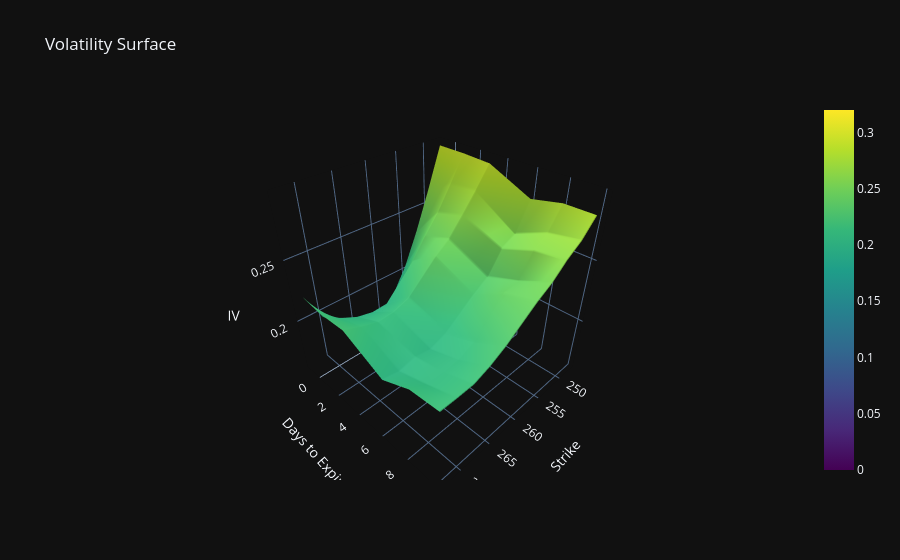

This figure's notebook cell:
### Code cell
def surface_vol_builder(surface_df):
     
    surface_df["days"] = (pd.to_datetime(surface_df["expiry"]) - pd.Timestamp.today()).dt.days

    pivot = surface_df.pivot_table(index="days", columns="strike", values="iv")

    fig = go.Figure(data=[go.Surface(
        x=pivot.columns.values,  # strikes
        y=pivot.index.values,    # days
        z=pivot.values,          # IV matrix
        colorscale="Viridis"
    )])

    fig.update_layout(
        title="Volatility Surface",
        scene=dict(
            xaxis_title="Strike",
            yaxis_title="Days to Expiry",
            zaxis_title="IV"
        ),
        template="plotly_dark"
    )

    fig.show()

### Figure 1 — Plotly figure (JSON) as saved in the notebook; plotly's stock layout.template omitted (floating-point values rounded to 4 significant figures)
{"data": [{"colorscale": [[0, "#440154"], [0.1111, "#482878"], [0.2222, "#3e4989"], [0.3333, "#31688e"], [0.4444, "#26828e"], [0.5556, "#1f9e89"], [0.6667, "#35b779"], [0.7778, "#6ece58"], [0.8889, "#b5de2b"], [1, "#fde725"]], "type": "surface", "x": [247.5, 250.0, 252.5, 255.0, 257.5, 262.5, 265.0, 267.5, 270.0, 272.5], "y": [-1, 1, 3, 6, 8, 10, 13, 17, 24, 31], "z": [[0.2935, 0.2609, 0.2306, 0.2043, 0.1844, 0.1604, 0.1665, 0.1812, 0.1966, 0.2232], [0.2932, 0.2741, 0.2558, 0.2412, 0.2251, 0.2002, 0.1996, 0.2027, 0.2092, 0.2198], [0.292, 0.2763, 0.262, 0.2483, 0.2399, 0.2178, 0.2134, 0.2123, 0.216, 0.2208], [0.2771, 0.2559, 0.2504, 0.2337, 0.2254, 0.2079, 0.2033, 0.2054, 0.2024, 0.2047], [0.2818, 0.2657, 0.2589, 0.2415, 0.2401, 0.2162, 0.2104, 0.2095, 0.2091, 0.2152], [0.2817, 0.2696, 0.262, 0.2522, 0.2452, 0.2285, 0.222, 0.2174, 0.217, 0.2169], [NaN, 0.0, NaN, 0.0, NaN, NaN, 0.0, NaN, 0.0, NaN], [0.0, 0.3199, 0.0, 0.3088, 0.0, 0.0, 0.2837, 0.0, 0.2758, 0.0], [NaN, 0.3059, NaN, 0.2948, NaN, NaN, 0.2693, NaN, 0.2614, NaN], [NaN, 0.2974, NaN, 0.2869, NaN, NaN, 0.2639, NaN, 0.2565, NaN]]}], "layout": {"scene": {"xaxis": {"title": {"text": "Strike"}}, "yaxis": {"title": {"text": "Days to Expiry"}}, "zaxis": {"title": {"text": "IV"}}}, "title": {"text": "Volatility Surface"}}}
